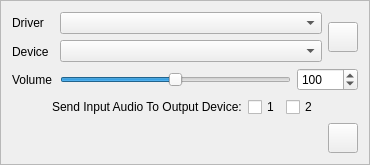
               <widget class="QFrame" name="frameDeviceInput">
                <property name="frameShape">
                 <enum>QFrame::StyledPanel</enum>
                </property>
                <layout class="QVBoxLayout" name="verticalLayout_5">
                 <item>
                  <layout class="QHBoxLayout" name="horizontalLayout_16">
                   <item>
                    <layout class="QVBoxLayout" name="verticalLayout_20">
                     <item>
                      <widget class="QLabel" name="labelDriverDeviceInput">
                       <property name="text">
                        <string>Driver</string>
                       </property>
                      </widget>
                     </item>
                     <item>
                      <widget class="QLabel" name="label_12">
                       <property name="text">
                        <string>Device</string>
                       </property>
                      </widget>
                     </item>
                     <item>
                      <widget class="QLabel" name="label_6">
                       <property name="text">
                        <string>Volume</string>
                       </property>
                      </widget>
                     </item>
                    </layout>
                   </item>
                   <item>
                    <spacer name="horizontalSpacer_10">
                     <property name="orientation">
                      <enum>Qt::Horizontal</enum>
                     </property>
                     <property name="sizeType">
                      <enum>QSizePolicy::Fixed</enum>
                     </property>
                     <property name="sizeHint" stdset="0">
                      <size>
                       <width>2</width>
                       <height>20</height>
                      </size>
                     </property>
                    </spacer>
                   </item>
                   <item>
                    <layout class="QVBoxLayout" name="verticalLayout_21">
                     <item>
                      <layout class="QHBoxLayout" name="horizontalLayout_14">
                       <item>
                        <layout class="QVBoxLayout" name="verticalLayout_15">
                         <item>
                          <widget class="QComboBox" name="comboBoxDriverInput"/>
                         </item>
                         <item>
                          <widget class="QComboBox" name="comboBoxDeviceInput"/>
                         </item>
                        </layout>
                       </item>
                       <item>
                        <widget class="QPushButton" name="deleteButtonDeviceInput">
                         <property name="minimumSize">
                          <size>
                           <width>30</width>
                           <height>30</height>
                          </size>
                         </property>
                         <property name="maximumSize">
                          <size>
                           <width>30</width>
                           <height>30</height>
                          </size>
                         </property>
                         <property name="icon">
                          <iconset resource="../../res.qrc">
                           <normaloff>:/icons/res/delete2.png</normaloff>:/icons/res/delete2.png</iconset>
                         </property>
                         <property name="iconSize">
                          <size>
                           <width>30</width>
                           <height>30</height>
                          </size>
                         </property>
                        </widget>
                       </item>
                      </layout>
                     </item>
                     <item>
                      <layout class="QHBoxLayout" name="horizontalLayout_3">
                       <item>
                        <widget class="QSlider" name="sliderInput">
                         <property name="maximum">
                          <number>200</number>
                         </property>
                         <property name="value">
                          <number>100</number>
                         </property>
                         <property name="orientation">
                          <enum>Qt::Horizontal</enum>
                         </property>
                        </widget>
                       </item>
                       <item>
                        <widget class="QSpinBox" name="spinBoxInput">
                         <property name="maximum">
                          <number>10000</number>
                         </property>
                         <property name="value">
                          <number>100</number>
                         </property>
                        </widget>
                       </item>
                      </layout>
                     </item>
                    </layout>
                   </item>
                  </layout>
                 </item>
                 <item>
                  <layout class="QHBoxLayout" name="horizontalLayout_7">
                   <item>
                    <spacer name="horizontalSpacer_6">
                     <property name="orientation">
                      <enum>Qt::Horizontal</enum>
                     </property>
                     <property name="sizeHint" stdset="0">
                      <size>
                       <width>40</width>
                       <height>20</height>
                      </size>
                     </property>
                    </spacer>
                   </item>
                   <item>
                    <widget class="QLabel" name="label_3">
                     <property name="text">
                      <string>Send Input Audio To Output Device:</string>
                     </property>
                    </widget>
                   </item>
                   <item>
                    <widget class="QCheckBox" name="checkBoxInput0">
                     <property name="text">
                      <string>1</string>
                     </property>
                    </widget>
                   </item>
                   <item>
                    <widget class="QCheckBox" name="checkBoxInput1">
                     <property name="text">
                      <string>2</string>
                     </property>
                    </widget>
                   </item>
                   <item>
                    <spacer name="horizontalSpacer_7">
                     <property name="orientation">
                      <enum>Qt::Horizontal</enum>
                     </property>
                     <property name="sizeHint" stdset="0">
                      <size>
                       <width>40</width>
                       <height>20</height>
                      </size>
                     </property>
                    </spacer>
                   </item>
                  </layout>
                 </item>
                 <item>
                  <layout class="QHBoxLayout" name="horizontalLayout_19">
                   <item>
                    <widget class="WidgetAudio" name="inputBar" native="true">
                     <property name="minimumSize">
                      <size>
                       <width>0</width>
                       <height>20</height>
                      </size>
                     </property>
                     <property name="maximumSize">
                      <size>
                       <width>16777215</width>
                       <height>20</height>
                      </size>
                     </property>
                    </widget>
                   </item>
                   <item>
                    <spacer name="horizontalSpacer_12">
                     <property name="orientation">
                      <enum>Qt::Horizontal</enum>
                     </property>
                     <property name="sizeType">
                      <enum>QSizePolicy::Fixed</enum>
                     </property>
                     <property name="sizeHint" stdset="0">
                      <size>
                       <width>2</width>
                       <height>20</height>
                      </size>
                     </property>
                    </spacer>
                   </item>
                   <item>
                    <widget class="QPushButton" name="muteButton">
                     <property name="minimumSize">
                      <size>
                       <width>30</width>
                       <height>30</height>
                      </size>
                     </property>
                     <property name="maximumSize">
                      <size>
                       <width>30</width>
                       <height>30</height>
                      </size>
                     </property>
                     <property name="icon">
                      <iconset resource="../../res.qrc">
                       <normaloff>:/icons/res/mic_on.png</normaloff>:/icons/res/mic_on.png</iconset>
                     </property>
                     <property name="iconSize">
                      <size>
                       <width>30</width>
                       <height>30</height>
                      </size>
                     </property>
                    </widget>
                   </item>
                  </layout>
                 </item>
                </layout>
               </widget>
